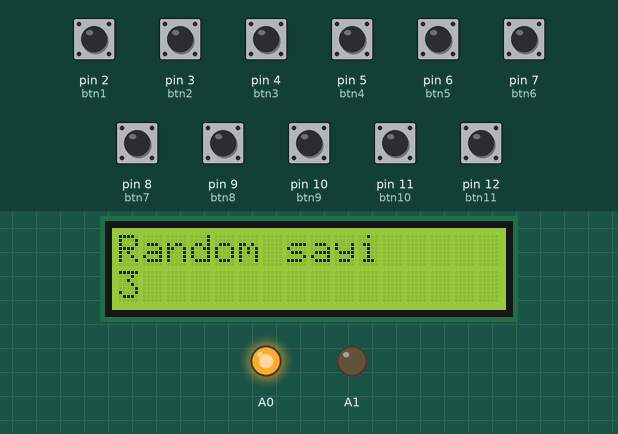
Recording of a sketch running on a simulated Arduino Uno, built with avr-gcc and run on an emulated ATmega328P. Shown: 16×2 character LCD, output pins drawn as LEDs (lit = HIGH). Inputs (shaded band) come from the test bench; at power-on: pin 2 (btn1), pin 3 (btn2), pin 4 (btn3), pin 5 (btn4), pin 6 (btn5), pin 7 (btn6), pin 8 (btn7), pin 9 (btn8), pin 10 (btn9), pin 11 (btn10), pin 12 (btn11) HIGH. Random numbers use the default seed unless the sketch sets one; what the sketch prints to the serial monitor is not drawn.

Above: at 6.4 s.
At 11.2 s:
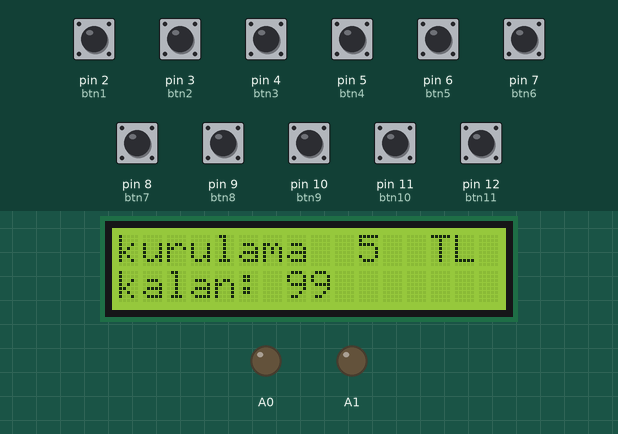
11.3 s: pin 7 (btn6) pulled LOW for 3 s
At 19.3 s:
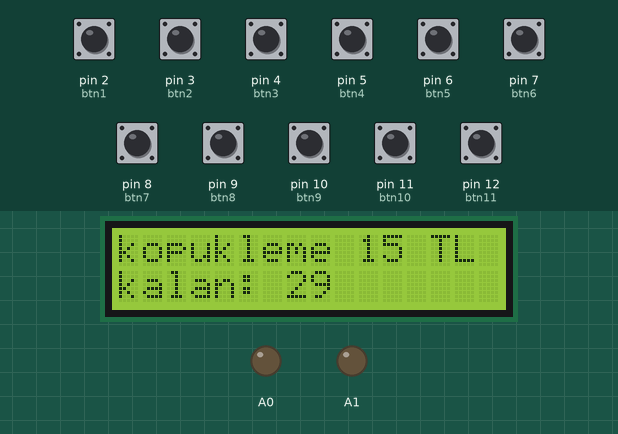
21.2 s: pin 8 (btn7) pulled LOW for 3 s
At 32.6 s:
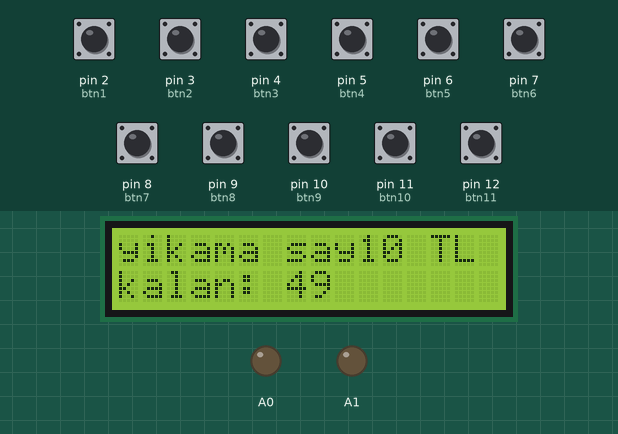
Timing chart, 0 to 59.8 s (numbered marks = the images above; inputs shaded):
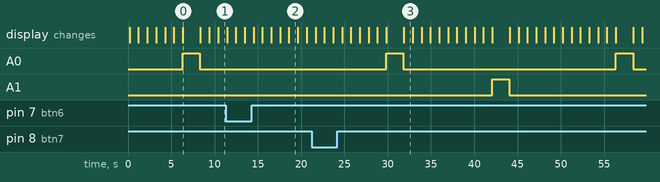

Measured:
- by itself, A0: alternates HIGH for 2.0 s and LOW for 24.5 s
- what the display in image 0 shows lasts 2.1 s, from 6.3 s to 8.4 s
- what the display in image 2 shows lasts 1.0 s, from 18.6 s to 19.6 s

The sketch:

sketch_apr25a.ino
```cpp
int btn1 = 2;
int btn2 = 3;
int btn3 = 4;
int btn4 = 5;
int btn5 = 6;
int btn6 = 7;
int btn7 = 8;//kopuk
int btn8 = 9;//yikama
int btn9 = 10;//kurulama
int btn10 = 11;//cilalama
int btn11 = 12;//reset
int rastgele=0;
int sayac=0;
int kullanim[3];
#include <LiquidCrystal_I2C.h>
#include <Wire.h>

LiquidCrystal_I2C setLCD(0x27,16,2);


char text[]={"20,20,10,30,5 TL 1,kopukleme,30,15 TL 2,yikama,50,10 TL 3,kurulama,100,5 TL 4,cilalama,20,50 TL"};
char *islem=NULL;
char *node=NULL;
char *node1=NULL;
char *app[10];
char *para[5];
char *hesap[50];
int i=0,k=0,j=0;
int beslik=0;
int onluk=0;
int yirmilik=0;
int ellilik=0;
int yuzluk=0;

int kparasi=0;
int resetsayac=0;
int hizmetf=0;
int paraustu=0;
int kacadet=0;

int count2=0;
int count1=0;
int count=0;
int cuzdan=0;
void setup() {
  setLCD.init();
  setLCD.backlight();
  setLCD.setCursor(0,0);
  randomSeed(10);
  setLCD.print("HOSGELDINIZ");
  delay(100);
  Serial.begin(9600);
  pinMode(btn1, INPUT_PULLUP);
  pinMode(btn2, INPUT_PULLUP);
  pinMode(btn3, INPUT_PULLUP);
  pinMode(btn4, INPUT_PULLUP);
  pinMode(btn5, INPUT_PULLUP);
  pinMode(btn6, INPUT_PULLUP);
  pinMode(btn7, INPUT_PULLUP);
  pinMode(btn8, INPUT_PULLUP);
  pinMode(btn9, INPUT_PULLUP);
  pinMode(btn10, INPUT_PULLUP);
  pinMode(btn11, INPUT_PULLUP);
  pinMode(A0,OUTPUT);
  pinMode(A1,OUTPUT);
  islem=strtok(text," TL ");
  while(islem!=NULL){
    app[i]=islem;
    i++;
    islem=strtok(NULL," TL ");
  }
      node=strtok(app[0],",");
      while(node!=NULL){
          para[k]=node;
        k++;
      node=strtok(NULL,",");
      }
      for(int m=1;m<i;m++){
      node1=strtok(app[m],",");
      while(node1!=NULL){
          hesap[j]=node1;
        j++;
      node1=strtok(NULL,",");
      }
     }
  beslik=atoi(para[0]);
  onluk=atoi(para[1]);
  yirmilik=atoi(para[2]);
  ellilik=atoi(para[3]);
  yuzluk=atoi(para[4]);

  kullanim[0]= atoi(hesap[2]);
  kullanim[1]= atoi(hesap[6]);
  kullanim[2]= atoi(hesap[10]);
  kullanim[3]= atoi(hesap[14]);

  cuzdan+=5*atoi(para[0]);
  cuzdan+=10*atoi(para[1]);
  cuzdan+=20*atoi(para[2]);
  cuzdan+=50*atoi(para[3]);
  cuzdan+=100*atoi(para[4]);
}
void loop() {
  int value_btn1 = digitalRead(btn1);
  int value_btn2 = digitalRead(btn2);
  int value_btn3 = digitalRead(btn3);
  int value_btn4 = digitalRead(btn4);
  int value_btn5 = digitalRead(btn5);
  int value_btn6 = digitalRead(btn6);
  int value_btn7 = digitalRead(btn7);
  int value_btn8 = digitalRead(btn8);
  int value_btn9 = digitalRead(btn9);
  int value_btn10 = digitalRead(btn10);
  int value_btn11 = digitalRead(btn11);

  if (value_btn1 == 1){
    setLCD.setCursor(0,0);
    beslik++;
      kparasi=kparasi+5;
      cuzdan=cuzdan+5;
      setLCD.print(kparasi);
      setLCD.print("TL Para attiniz.");
      delay(1000);
      setLCD.clear();
  }

  if (value_btn2 == 1){
    setLCD.setCursor(0,0);
    onluk++;
    kparasi=kparasi+10;
      cuzdan=cuzdan+10;
      setLCD.print(kparasi);
      setLCD.print("TL Para attiniz.");
      delay(1000);
      setLCD.clear();
  }

  if (value_btn3 == 1){
    setLCD.setCursor(0,0);
    yirmilik++;
    kparasi=kparasi+20;
      cuzdan=cuzdan+20;
      setLCD.print(kparasi);
      setLCD.print("TL Para attiniz.");
      delay(1000);
      setLCD.clear();
  }
    if (value_btn4 == 1){
    setLCD.setCursor(0,0);
    ellilik++;
    kparasi=kparasi+50;
      cuzdan=cuzdan+50;
      setLCD.print(kparasi);
        setLCD.print("TL Para attiniz.");
      delay(1000);
      setLCD.clear();
  }
    if (value_btn5 == 1){
    setLCD.setCursor(0,0);
    yuzluk++;
    kparasi=kparasi+100;
      cuzdan=cuzdan+100;
      setLCD.print(kparasi);
        setLCD.print("TL Para attiniz.");
      delay(1000);
      setLCD.clear();
  }
    if (value_btn6 == 1){
      count2++;
      if(sayac==0){
        sayac++;
      setLCD.setCursor(0,0);
      setLCD.print("HESAP:");
      setLCD.setCursor(6,0);
      setLCD.print(cuzdan);
    setLCD.setCursor(0,1);
      setLCD.print("ISLEM");
      setLCD.setCursor(5,1);
      setLCD.print(" SECINIZ");
      delay(1000);
      setLCD.clear();
      }else if(sayac>=2){
        paraustu=kparasi-hizmetf;
        setLCD.setCursor(0,0);
        setLCD.print("paraustunuz:");
        setLCD.setCursor(0,1);
        setLCD.print(paraustu);
        delay(1000);
      setLCD.clear();
        rastgele =random(1,5);
        Serial.println("***");
        Serial.print("random sayi:");
        Serial.println(rastgele);
       setLCD.setCursor(0,0);
      setLCD.print("Random sayi");
       setLCD.setCursor(0,1);
      setLCD.print(rastgele);
           if(rastgele==2)
           {
             analogWrite(A1,255);
             analogWrite(A0,0);
             delay(2000);
             analogWrite(A1,0);
             setLCD.setCursor(0,0);
             setLCD.print("paranizi aliniz:");
             setLCD.setCursor(0,1);
             setLCD.print(kparasi);
             delay(1000);

             kparasi=0;
             cuzdan=0;
             cuzdan+=5*atoi(para[0]);
             cuzdan+=10*atoi(para[1]);
             cuzdan+=20*atoi(para[2]);
             cuzdan+=50*atoi(para[3]);
             cuzdan+=100*atoi(para[4]);
             setLCD.clear();

           }
           else
           {
            analogWrite(A0,255);
            analogWrite(A1,0);
             delay(2000);
            analogWrite(A0,0);

      Serial.println("Para ustu:");
        Serial.println(paraustu);
      if(paraustu<0){
        Serial.println("Kasada yeterli para yoktur");
        setLCD.setCursor(0,0);
        setLCD.print("bakiye yetersiz");
        delay(1000);
        setLCD.clear();
      }else{
        if((paraustu/100)>0)//icinde 100luk var mi
       {
        kacadet=paraustu/100;//parada kac adet yuzluk var

        if(kacadet>yuzluk)//eger bizim yuzlugumuz yetersiz ise olan kadarı ver
        {
           paraustu=paraustu%(yuzluk*100);
           yuzluk=0;

        Serial.print(kacadet);
        Serial.println("adet yuzluk  ");
        }
        else//eger yeteri kadar yuzluk var ise
        {
            kacadet=paraustu/100;

            paraustu=paraustu%100;
            yuzluk=yuzluk-kacadet;

        Serial.print(kacadet);
        Serial.println("adet yuzluk  ");

        }

    }
     printf("\n******************\n");
    kacadet=0;


    if((paraustu/50)>0)//icinde 50lik var mi
    {
        kacadet=paraustu/50;//parada kac adet ellilik var

        if(kacadet>yuzluk)//eger bizim elliligimiz yetersiz ise olan kadarı ver
        {
           paraustu=paraustu%(ellilik*50);
           ellilik=0;
        Serial.print(kacadet);
        Serial.println("adet ellilik  ");

        }
        else//eger yeteri kadar ellilik var ise
        {
            kacadet=paraustu/50;

            paraustu=paraustu%50;


        Serial.print(kacadet);
        Serial.println("adet ellilik  ");

        }

    }
          printf("\n******************\n");
    kacadet=0;


    if((paraustu/20)>0)//icinde 20lik var mi
    {
        kacadet=paraustu/20;//parada kac adet yirmilik var

        if(kacadet>yirmilik)//eger bizim yirmiligimiz yetersiz ise olan kadarı ver
        {
           paraustu=paraustu%(yirmilik*20);
           yirmilik=0;

        Serial.print(kacadet);
        Serial.println("adet yirmilik  ");


        }
        else//eger yeteri kadar yirmilik var ise
        {
            kacadet=paraustu/20;

            paraustu=paraustu%20;


        Serial.print(kacadet);
        Serial.println("adet yirmilik  ");

        }

    }
          printf("\n******************\n");
    kacadet=0;


    if((paraustu/10)>0)//icinde 10luk var mi
    {
        kacadet=paraustu/10;//parada kac adet onluk var

        if(kacadet>onluk)//eger bizim onluk yetersiz ise olan kadarı ver
        {
           paraustu=paraustu%(onluk*10);
           yirmilik=0;

        Serial.print(kacadet);
        Serial.println("adet onluk  ");

        }
        else//eger yeteri kadar onluk var ise
        {
            kacadet=paraustu/10;

            paraustu=paraustu%10;

        Serial.print(kacadet);
        Serial.println("adet onluk  ");

        }

    }
               printf("\n******************\n");
    kacadet=0;


    if((paraustu/5)>0)//icinde 5lik var mi
    {
        kacadet=paraustu/5;//parada kac adet beslik var

        if(kacadet>beslik)//eger bizim beslik yetersiz ise olan kadarı ver
        {
           paraustu=paraustu%(beslik*5);
           beslik=0;

        Serial.print(kacadet);
        Serial.println("adet beslik  ");


        }
        else//eger yeteri kadar beslik var ise
        {
            kacadet=paraustu/5;

            paraustu=paraustu%5;


        Serial.print(kacadet);
        Serial.println("adet beslik  ");

        }

    }

           }


      }
      }
        sayac++;
  }

 if (value_btn7 == 1){
      kullanim[0]= kullanim[0]-1;
      hizmetf=hizmetf+atoi(hesap[3]);
      setLCD.setCursor(0, 0);
      setLCD.print(hesap[1]);
      setLCD.setCursor(10, 0);
      setLCD.print(hesap[3]);
      setLCD.setCursor(13, 0);
      setLCD.print("TL");
      setLCD.setCursor(0, 1);
      setLCD.print("kalan:");
      setLCD.setCursor(7, 1);
      setLCD.print(kullanim[0]);
       delay(1000);
      setLCD.clear();
  }
   if (value_btn8 == 1){
     kullanim[1]= kullanim[1]-1;
     hizmetf=hizmetf+atoi(hesap[7]);
      setLCD.setCursor(0, 0);
      setLCD.print(hesap[5]);
            setLCD.setCursor(10, 0);
      setLCD.print(hesap[7]);
      setLCD.setCursor(13, 0);
      setLCD.print("TL");
       setLCD.setCursor(7, 1);
      setLCD.print(kullanim[1]);
      setLCD.setCursor(0, 1);
      setLCD.print("kalan:");
       delay(1000);
      setLCD.clear();
  }
      if (value_btn9 == 1){
     kullanim[2]= kullanim[2]-1;
     hizmetf=hizmetf+atoi(hesap[11]);
      setLCD.setCursor(0, 0);
      setLCD.print(hesap[9]);
                 setLCD.setCursor(10, 0);
      setLCD.print(hesap[11]);
      setLCD.setCursor(13, 0);
            setLCD.print("TL");
       setLCD.setCursor(7, 1);
      setLCD.print(kullanim[2]);
      setLCD.setCursor(0, 1);

      setLCD.print("kalan:");
       delay(1000);
      setLCD.clear();
  }
      if (value_btn10 == 1){
     kullanim[3]= kullanim[3]-1;
     hizmetf=hizmetf+atoi(hesap[15]);
      setLCD.setCursor(0, 0);
      setLCD.print(hesap[13]);
                 setLCD.setCursor(10, 0);
      setLCD.print(hesap[15]);
      setLCD.setCursor(13, 0);
            setLCD.print("TL");
       setLCD.setCursor(7, 1);
      setLCD.print(kullanim[3]);
      setLCD.setCursor(0, 1);

      setLCD.print("kalan:");
       delay(1000);
      setLCD.clear();
  }
  if(value_btn11 == 1){
   if(count2==1){
  kullanim[0]= atoi(hesap[2]);
  kullanim[1]= atoi(hesap[6]);
  kullanim[2]= atoi(hesap[10]);
  kullanim[3]= atoi(hesap[14]);
  setLCD.setCursor(0,1);
  setLCD.print("secim yapın");
  delay(1000);
  setLCD.clear();
   }else{
  kullanim[0]= atoi(hesap[2]);
  kullanim[1]= atoi(hesap[6]);
  kullanim[2]= atoi(hesap[10]);
  kullanim[3]= atoi(hesap[14]);
  kparasi=0;
  setLCD.setCursor(0,0);
  setLCD.print("GULE ");
  setLCD.setCursor(5,0);
  setLCD.print("GULE");
  delay(1000);
  setLCD.clear();
   }
  }
}
```
